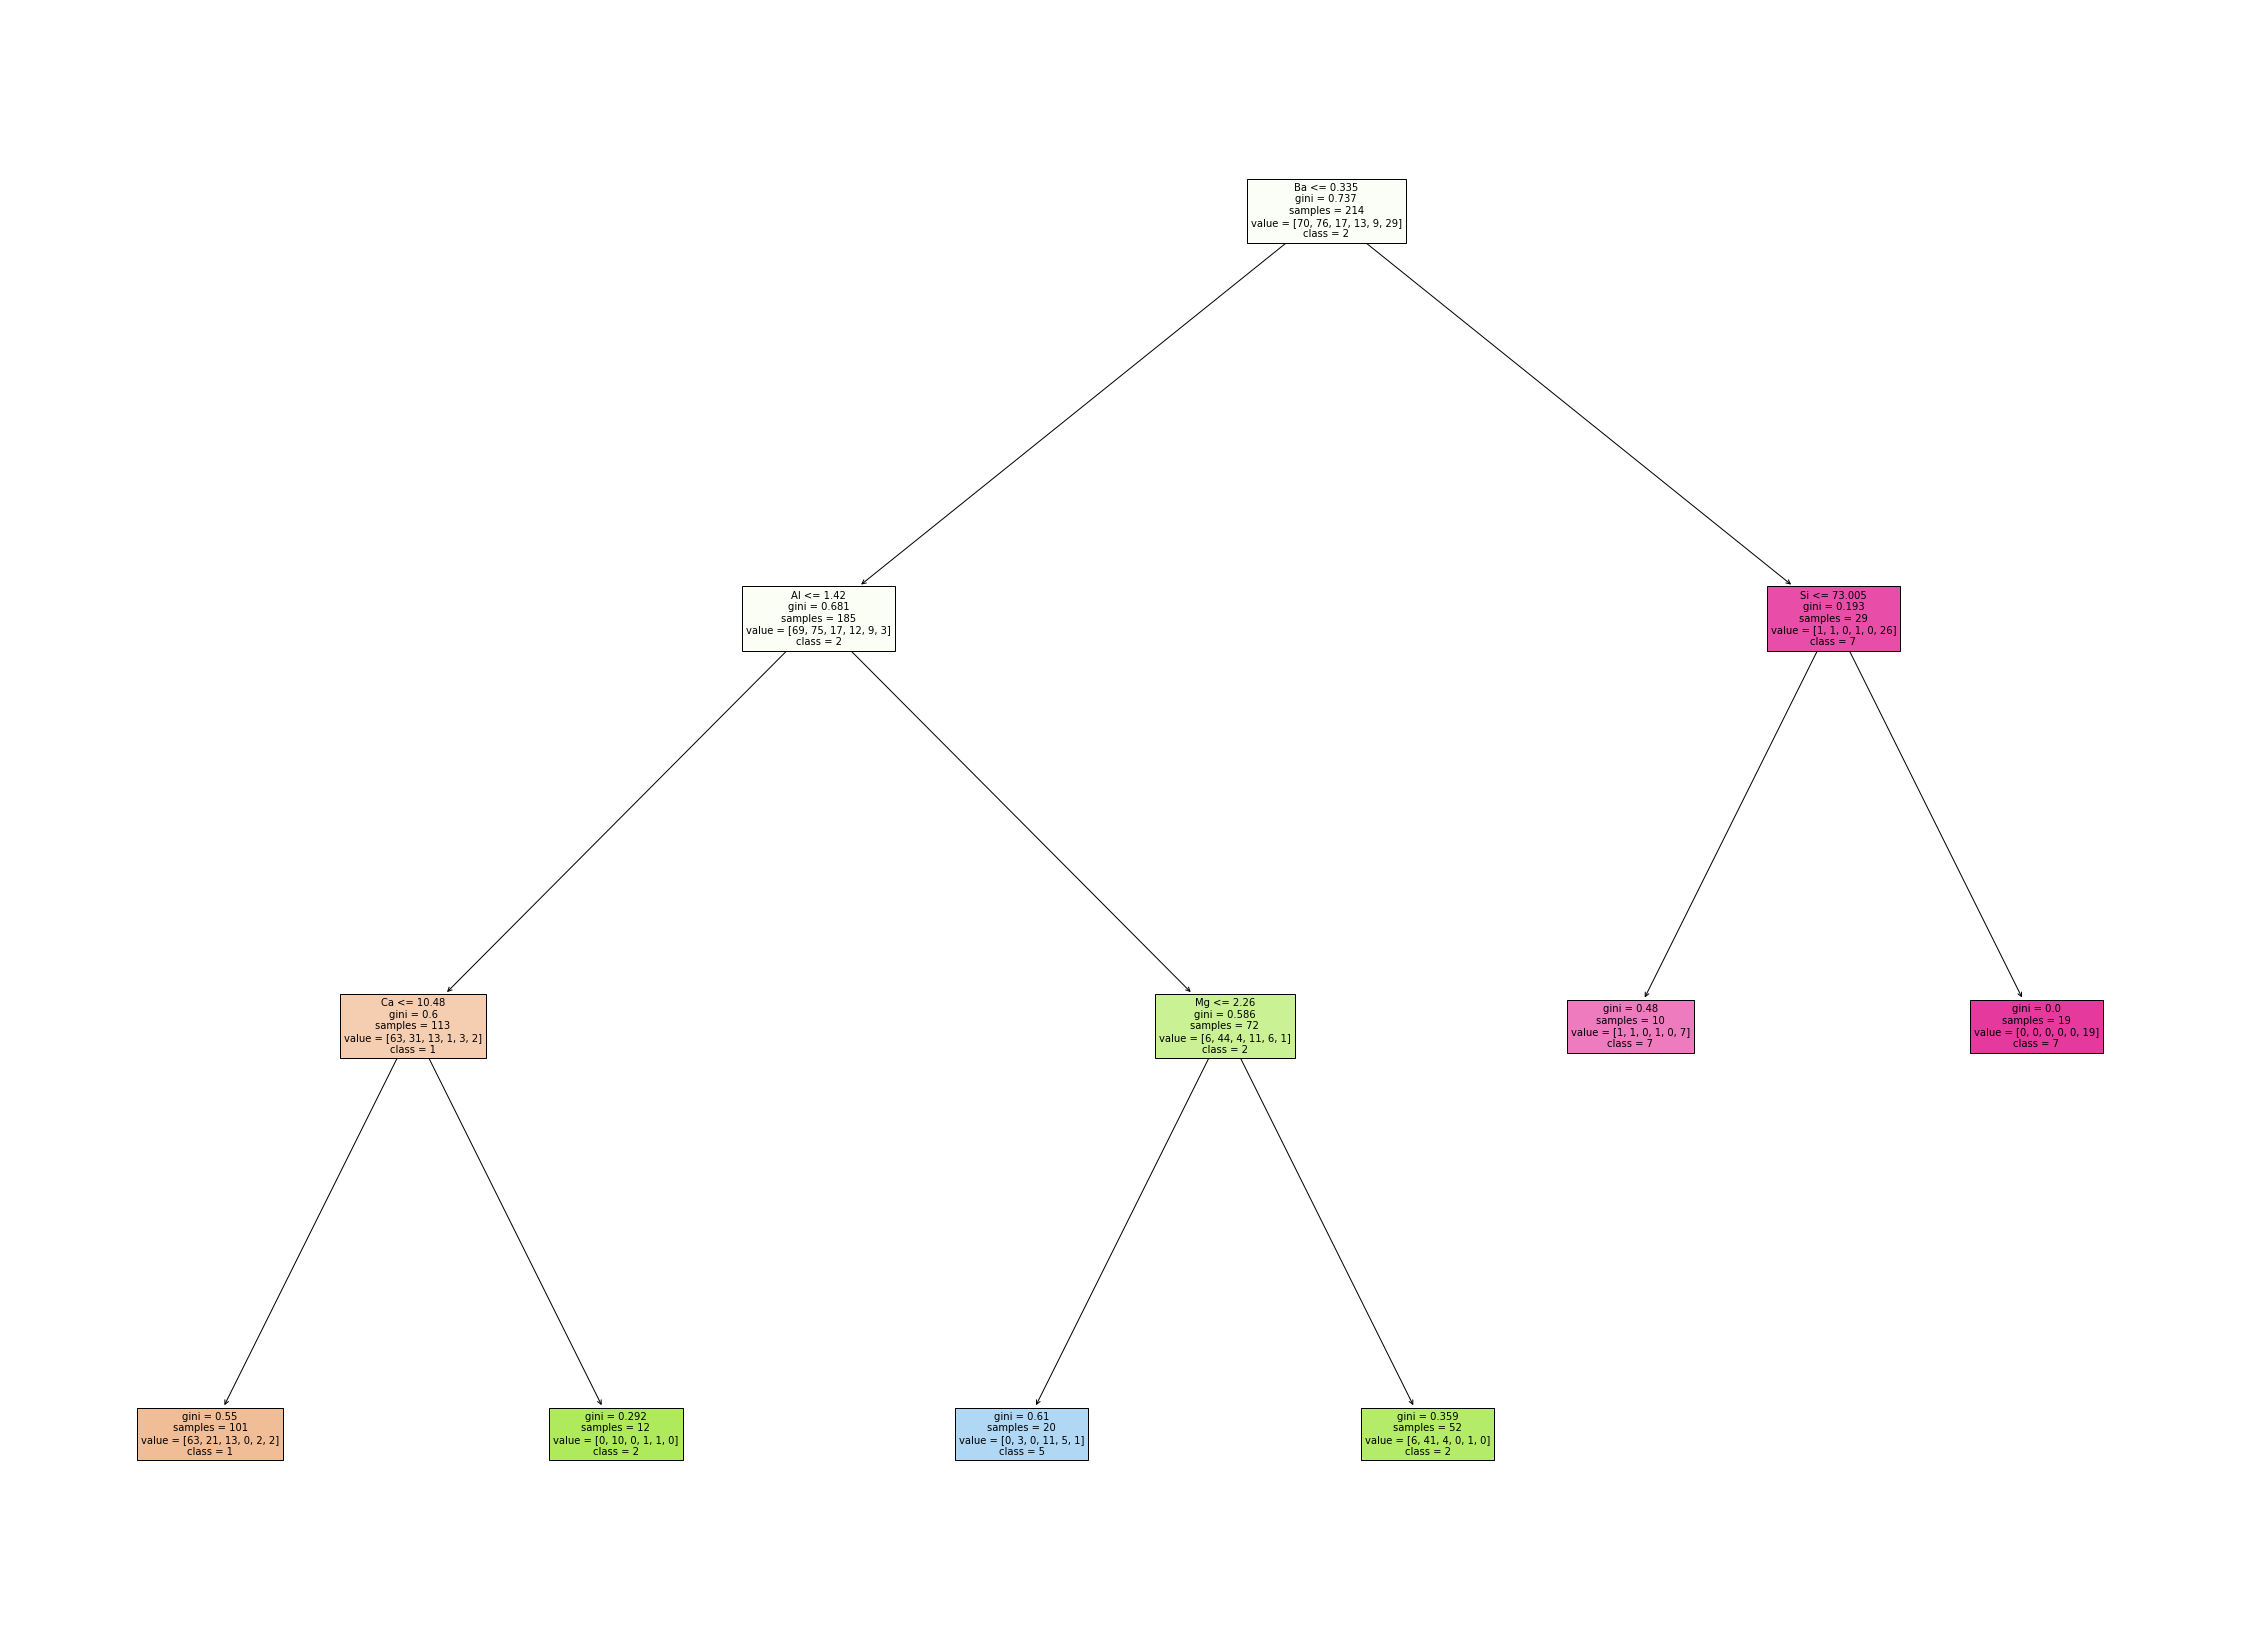

Write Python code to recreate this figure.
#!/usr/bin/env python3
# -*- coding: utf-8 -*-
"""
Created on Fri Nov 18 11:44:23 2022

@author: dai
"""
import pandas as pd
import numpy as np
import os
from sklearn.model_selection import StratifiedKFold,GridSearchCV,train_test_split,KFold
from sklearn.tree import DecisionTreeClassifier, plot_tree
from sklearn.metrics import roc_auc_score
import matplotlib.pyplot as plt
from sklearn.preprocessing import LabelEncoder

df = pd.read_csv("/home/dai/Desktop/dai2022/modulewise/practicalmachinelearning/Cases/Glass Identification/Glass.csv")
x = df.drop('Type',axis=1)
y = df["Type"]

le = LabelEncoder()

le_y = le.fit_transform(y)

clf =  DecisionTreeClassifier(random_state=2022)

kfold = StratifiedKFold(n_splits=5,shuffle=True,random_state=2022)
params = {"max_depth":[None,2,3,4,5,6],
          "min_samples_split":np.arange(2,11),
          "min_samples_leaf":np.arange(1,11)}

gcv = GridSearchCV(clf, param_grid=params,cv=kfold,scoring='neg_log_loss')

gcv.fit(x,le_y)

print(gcv.best_params_)
print(gcv.best_score_)

gcv_model=gcv.best_estimator_

plt.figure(figsize=(40,30))
plot_tree(gcv_model,feature_names=x.columns,
          class_names=['1', '2', '3', '5', '6', '7'],
          filled=True,fontsize=10)

plt.figure()
print(gcv_model.feature_importances_)
ind = np.arange(9)
plt.bar(ind,gcv_model.feature_importances_)
plt.xticks(ind,x.columns,rotation=90)
plt.title('feature importance')
plt.xlabel('variables')
plt.show()
